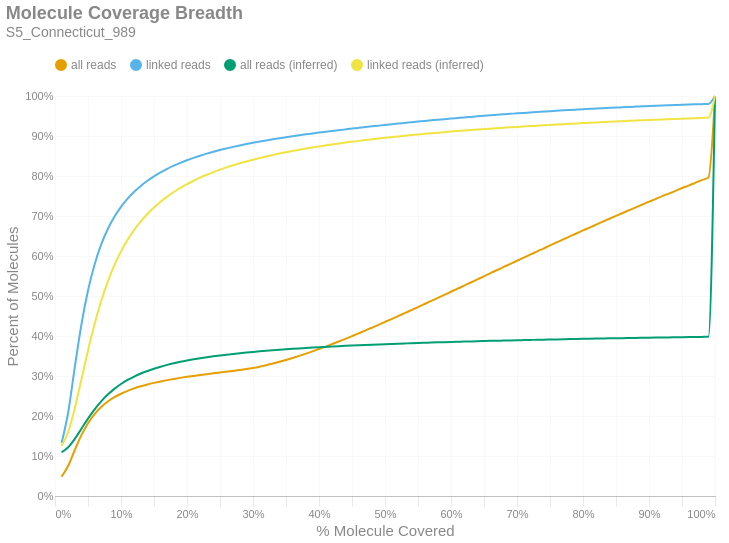

Notebook cell for this chart:
### Markdown cell above
### Molecule Read Coverage
This chart shows molecule coverage breadth as computed by the number of bases aligned to that molecule. In other words, "*how much of each unique long molecule is actually sequenced/aligned?*" Keep in mind there is a distinction between sequences and alignments, since some sequences belonging to a particular molecule may not align well and wouldn't appear in the alignment data. This chart also shows molecule coverage breadth as computed by the *inferred fragment* from which the aligned sequences originate. Unlike read coverage, this calculation takes into account the total insert size, including unsequenced gaps between the forward and reverse reads. Like the previous figures, these are cumulative percents.

### Code cell
if SKIPLR:
    print_html(f"Skipped")
else:
    binned_df = consolidated_hist(valids['coverage_bp'], mask, 0.01, True)
    binned_df_inf = consolidated_hist(valids['coverage_inserts'], mask, 0.01, True)
    binned_df = binned_df.with_columns(pl.lit(binned_df_inf['all reads (cumsum)']).alias('all reads (inferred)'))
    binned_df = binned_df.with_columns(pl.lit(binned_df_inf['linked reads (cumsum)']).alias('linked reads (inferred)'))
    binned_df = binned_df.with_columns(
        (pl.col('bin').cast(pl.Float64) + 0.01).alias('right_edge')
    )

    with SafeRender(binned_df):
        (
            density_plot(binned_df, 'Molecule Coverage Breadth', samplename, 'molcov', ['all reads (inferred)','linked reads (inferred)'])
            .encode(
                #x=alt.X('bin:Q', title="% Molecule Covered").axis(format = '%').scale(padding=0),
                x=alt.X('right_edge:Q', title="% Molecule Covered").axis(format='%').scale(padding=0),
                y=alt.Y('value:Q', title='Percent of Molecules')
                    .axis(format='%')
                    .stack(False)
                    .scale(domainMin=0, padding=0),
                color=alt.Color("key:N").scale(domain = ["all reads", "linked reads", "all reads (inferred)", "linked reads (inferred)"]),
                tooltip = [
                    alt.Tooltip("key:N", title = "Data Type"),
                    alt.Tooltip("range_label:N", title="% Molecule Covered"),
                    alt.Tooltip("value:Q", format = ".2%", title="% Molecules")
                ]
            )
        ).display()

### Figure 1 — Vega-Lite specification as saved in the notebook (floating-point values rounded to 4 significant figures)
{"width": "container", "height": 400, "config": {"title": {"anchor": "start", "dy": -15, "fontSize": 18, "color": "#888888", "subtitleColor": "#888888", "subtitleFontSize": 14}, "arc": {"fill": "#0072B2"}, "axis": {"domainColor": "#888888", "domainWidth": 0.5, "gridWidth": 0.2, "grid": false, "titleFontWeight": 400, "titleFontSize": 15, "labelFontSize": 11, "labelColor": "#888888", "tickColor": "#888888", "tickWidth": 0.2, "titleColor": "#888888"}, "axisBand": {"grid": false}, "axisX": {"grid": true, "tickSize": 10, "domainCap": "round"}, "axisY": {"domain": false, "grid": true, "tickSize": 0, "domainCap": "round"}, "background": "transparent", "header": {"labelFontSize": 15, "labelColor": "#888888", "titleFontSize": 15, "titleFontWeight": 600, "titleColor": "#888888"}, "legend": {"labelFont": "sans-serif", "labelFontSize": 12, "labelColor": "#888888", "symbolSize": 100, "symbolType": "circle", "titleFontSize": 12, "titlePadding": 10, "titleColor": "#888888", "title": null, "orient": "top"}, "range": {"category": ["#E69F00", "#56B4E9", "#009E73", "#F0E442", "#0072B2", "#D55E00", "#CC79A7", "#000000"], "diverging": ["#cfe8f3", "#a2d4ec", "#73bfe2", "#46abdb", "#1696d2", "#12719e"]}, "area": {"fill": "#0072B2", "fillOpacity": 0.7, "line": true, "strokeOpacity": 0.7}, "line": {"color": "#0072B2", "stroke": "#0072B2", "strokeWidth": 2}, "trail": {"color": "#0072B2", "stroke": "#0072B2", "strokeWidth": 0, "size": 1}, "point": {"filled": true, "fillOpacity": 1.0, "size": 95}, "text": {"color": "#888888", "fontSize": 11, "align": "right", "fontWeight": 400, "size": 11}, "bar": {"fill": "#0072B2", "stroke": null}, "view": {"stroke": null, "continuousWidth": 660, "continuousHeight": 400}}, "data": {"name": "data-1bc3ae5eef2c75c708f3c48a7d7edd24"}, "mark": {"type": "line", "interpolate": "monotone", "point": {"opacity": 0, "size": 275}}, "encoding": {"color": {"field": "key", "scale": {"domain": ["all reads", "linked reads", "all reads (inferred)", "linked reads (inferred)"]}, "type": "nominal"}, "tooltip": [{"field": "key", "title": "Data Type", "type": "nominal"}, {"field": "range_label", "title": "% Molecule Covered", "type": "nominal"}, {"field": "value", "format": ".2%", "title": "% Molecules", "type": "quantitative"}], "x": {"axis": {"format": "%"}, "field": "right_edge", "scale": {"padding": 0}, "title": "% Molecule Covered", "type": "quantitative"}, "y": {"axis": {"format": "%"}, "field": "value", "scale": {"domainMin": 0, "padding": 0}, "stack": false, "title": "Percent of Molecules", "type": "quantitative"}}, "params": [{"name": "param_c36ac31b6afebe62", "select": {"type": "point", "fields": ["key"]}, "bind": "legend"}], "title": {"text": "Molecule Coverage Breadth", "subtitle": "S5_Connecticut_989"}, "transform": [{"fold": ["all reads (cumsum)", "linked reads (cumsum)", "all reads (inferred)", "linked reads (inferred)"]}, {"calculate": "replace(datum.key, ' (cumsum)', '')", "as": "key"}, {"filter": {"param": "param_c36ac31b6afebe62"}}], "usermeta": {"embedOptions": {"downloadFileName": "S5_Connecticut_989.molcov"}}, "$schema": "https://vega.github.io/schema/vega-lite/v6.1.0.json", "datasets": {"data-1bc3ae5eef2c75c708f3c48a7d7edd24": [{"bin": "0.0", "interval": "0.0-0.01", "all reads": 0.04808, "linked reads": 0.1324, "all reads (cumsum)": 0.04808, "linked reads (cumsum)": 0.1324, "range_label": "0.0-0.01", "all reads (inferred)": 0.1091, "linked reads (inferred)": 0.1249, "right_edge": 0.01}, {"bin": "0.01", "interval": "0.01-0.02", "all reads": 0.02739, "linked reads": 0.07702, "all reads (cumsum)": 0.07546, "linked reads (cumsum)": 0.2095, "range_label": "0.01-0.02", "all reads (inferred)": 0.1219, "linked reads (inferred)": 0.1601, "right_edge": 0.02}, {"bin": "0.02", "interval": "0.02-0.03", "all reads": 0.03958, "linked reads": 0.1128, "all reads (cumsum)": 0.115, "linked reads (cumsum)": 0.3222, "range_label": "0.02-0.03", "all reads (inferred)": 0.1429, "linked reads (inferred)": 0.2193, "right_edge": 0.03}, {"bin": "0.03", "interval": "0.03-0.04", "all reads": 0.03719, "linked reads": 0.1061, "all reads (cumsum)": 0.1522, "linked reads (cumsum)": 0.4284, "range_label": "0.03-0.04", "all reads (inferred)": 0.1681, "linked reads (inferred)": 0.2912, "right_edge": 0.04}, {"bin": "0.04", "interval": "0.04-0.05", "all reads": 0.02982, "linked reads": 0.08521, "all reads (cumsum)": 0.1821, "linked reads (cumsum)": 0.5136, "range_label": "0.04-0.05", "all reads (inferred)": 0.1934, "linked reads (inferred)": 0.3635, "right_edge": 0.05}, {"bin": "0.05", "interval": "0.05-0.06", "all reads": 0.02291, "linked reads": 0.06535, "all reads (cumsum)": 0.205, "linked reads (cumsum)": 0.5789, "range_label": "0.05-0.06", "all reads (inferred)": 0.2165, "linked reads (inferred)": 0.4298, "right_edge": 0.06}, {"bin": "0.06", "interval": "0.06-0.07", "all reads": 0.01756, "linked reads": 0.05004, "all reads (cumsum)": 0.2225, "linked reads (cumsum)": 0.629, "range_label": "0.06-0.07", "all reads (inferred)": 0.2366, "linked reads (inferred)": 0.4875, "right_edge": 0.07}, {"bin": "0.07", "interval": "0.07-0.08", "all reads": 0.01358, "linked reads": 0.03861, "all reads (cumsum)": 0.2361, "linked reads (cumsum)": 0.6676, "range_label": "0.07-0.08", "all reads (inferred)": 0.2536, "linked reads (inferred)": 0.5361, "right_edge": 0.08}, {"bin": "0.08", "interval": "0.08-0.09", "all reads": 0.0108, "linked reads": 0.03064, "all reads (cumsum)": 0.2469, "linked reads (cumsum)": 0.6982, "range_label": "0.08-0.09", "all reads (inferred)": 0.2678, "linked reads (inferred)": 0.577, "right_edge": 0.09}, {"bin": "0.09", "interval": "0.09-0.1", "all reads": 0.008712, "linked reads": 0.02463, "all reads (cumsum)": 0.2556, "linked reads (cumsum)": 0.7228, "range_label": "0.09-0.1", "all reads (inferred)": 0.2799, "linked reads (inferred)": 0.6116, "right_edge": 0.1}, {"bin": "0.1", "interval": "0.1-0.11", "all reads": 0.007249, "linked reads": 0.02044, "all reads (cumsum)": 0.2629, "linked reads (cumsum)": 0.7433, "range_label": "0.1-0.11", "all reads (inferred)": 0.29, "linked reads (inferred)": 0.6406, "right_edge": 0.11}, {"bin": "0.11", "interval": "0.11-0.12", "all reads": 0.006114, "linked reads": 0.01718, "all reads (cumsum)": 0.269, "linked reads (cumsum)": 0.7605, "range_label": "0.11-0.12", "all reads (inferred)": 0.2987, "linked reads (inferred)": 0.6654, "right_edge": 0.12}, {"bin": "0.12", "interval": "0.12-0.13", "all reads": 0.005243, "linked reads": 0.01475, "all reads (cumsum)": 0.2742, "linked reads (cumsum)": 0.7752, "range_label": "0.12-0.13", "all reads (inferred)": 0.3061, "linked reads (inferred)": 0.6867, "right_edge": 0.13}, {"bin": "0.13", "interval": "0.13-0.14", "all reads": 0.004585, "linked reads": 0.01281, "all reads (cumsum)": 0.2788, "linked reads (cumsum)": 0.788, "range_label": "0.13-0.14", "all reads (inferred)": 0.3126, "linked reads (inferred)": 0.7051, "right_edge": 0.14}, {"bin": "0.14", "interval": "0.14-0.15", "all reads": 0.004015, "linked reads": 0.01115, "all reads (cumsum)": 0.2828, "linked reads (cumsum)": 0.7992, "range_label": "0.14-0.15", "all reads (inferred)": 0.3182, "linked reads (inferred)": 0.7213, "right_edge": 0.15}, {"bin": "0.15", "interval": "0.15-0.16", "all reads": 0.003589, "linked reads": 0.009883, "all reads (cumsum)": 0.2864, "linked reads (cumsum)": 0.809, "range_label": "0.15-0.16", "all reads (inferred)": 0.3233, "linked reads (inferred)": 0.7357, "right_edge": 0.16}, {"bin": "0.16", "interval": "0.16-0.17", "all reads": 0.003248, "linked reads": 0.008862, "all reads (cumsum)": 0.2897, "linked reads (cumsum)": 0.8179, "range_label": "0.16-0.17", "all reads (inferred)": 0.3278, "linked reads (inferred)": 0.7485, "right_edge": 0.17}, {"bin": "0.17", "interval": "0.17-0.18", "all reads": 0.002941, "linked reads": 0.007878, "all reads (cumsum)": 0.2926, "linked reads (cumsum)": 0.8258, "range_label": "0.17-0.18", "all reads (inferred)": 0.3318, "linked reads (inferred)": 0.76, "right_edge": 0.18}, {"bin": "0.18", "interval": "0.18-0.19", "all reads": 0.002708, "linked reads": 0.007098, "all reads (cumsum)": 0.2953, "linked reads (cumsum)": 0.8329, "range_label": "0.18-0.19", "all reads (inferred)": 0.3354, "linked reads (inferred)": 0.7703, "right_edge": 0.19}, {"bin": "0.19", "interval": "0.19-0.2", "all reads": 0.002549, "linked reads": 0.006544, "all reads (cumsum)": 0.2979, "linked reads (cumsum)": 0.8394, "range_label": "0.19-0.2", "all reads (inferred)": 0.3387, "linked reads (inferred)": 0.7796, "right_edge": 0.2}, {"bin": "0.2", "interval": "0.2-0.21", "all reads": 0.002373, "linked reads": 0.005908, "all reads (cumsum)": 0.3002, "linked reads (cumsum)": 0.8453, "range_label": "0.2-0.21", "all reads (inferred)": 0.3416, "linked reads (inferred)": 0.7881, "right_edge": 0.21}, {"bin": "0.21", "interval": "0.21-0.22", "all reads": 0.002254, "linked reads": 0.005457, "all reads (cumsum)": 0.3025, "linked reads (cumsum)": 0.8508, "range_label": "0.21-0.22", "all reads (inferred)": 0.3444, "linked reads (inferred)": 0.7959, "right_edge": 0.22}, {"bin": "0.22", "interval": "0.22-0.23", "all reads": 0.002156, "linked reads": 0.005057, "all reads (cumsum)": 0.3046, "linked reads (cumsum)": 0.8559, "range_label": "0.22-0.23", "all reads (inferred)": 0.3469, "linked reads (inferred)": 0.8031, "right_edge": 0.23}, {"bin": "0.23", "interval": "0.23-0.24", "all reads": 0.002092, "linked reads": 0.00471, "all reads (cumsum)": 0.3067, "linked reads (cumsum)": 0.8606, "range_label": "0.23-0.24", "all reads (inferred)": 0.3492, "linked reads (inferred)": 0.8097, "right_edge": 0.24}, {"bin": "0.24", "interval": "0.24-0.25", "all reads": 0.002036, "linked reads": 0.004419, "all reads (cumsum)": 0.3088, "linked reads (cumsum)": 0.865, "range_label": "0.24-0.25", "all reads (inferred)": 0.3514, "linked reads (inferred)": 0.8158, "right_edge": 0.25}, {"bin": "0.25", "interval": "0.25-0.26", "all reads": 0.001968, "linked reads": 0.004013, "all reads (cumsum)": 0.3107, "linked reads (cumsum)": 0.869, "range_label": "0.25-0.26", "all reads (inferred)": 0.3534, "linked reads (inferred)": 0.8215, "right_edge": 0.26}, {"bin": "0.26", "interval": "0.26-0.27", "all reads": 0.002013, "linked reads": 0.00383, "all reads (cumsum)": 0.3128, "linked reads (cumsum)": 0.8728, "range_label": "0.26-0.27", "all reads (inferred)": 0.3552, "linked reads (inferred)": 0.8268, "right_edge": 0.27}, {"bin": "0.27", "interval": "0.27-0.28", "all reads": 0.002127, "linked reads": 0.003616, "all reads (cumsum)": 0.3149, "linked reads (cumsum)": 0.8764, "range_label": "0.27-0.28", "all reads (inferred)": 0.357, "linked reads (inferred)": 0.8317, "right_edge": 0.28}, {"bin": "0.28", "interval": "0.28-0.29", "all reads": 0.002419, "linked reads": 0.003405, "all reads (cumsum)": 0.3173, "linked reads (cumsum)": 0.8798, "range_label": "0.28-0.29", "all reads (inferred)": 0.3586, "linked reads (inferred)": 0.8364, "right_edge": 0.29}, {"bin": "0.29", "interval": "0.29-0.3", "all reads": 0.002822, "linked reads": 0.003182, "all reads (cumsum)": 0.3201, "linked reads (cumsum)": 0.883, "range_label": "0.29-0.3", "all reads (inferred)": 0.3602, "linked reads (inferred)": 0.8408, "right_edge": 0.3}, {"bin": "0.3", "interval": "0.3-0.31", "all reads": 0.003247, "linked reads": 0.003043, "all reads (cumsum)": 0.3234, "linked reads (cumsum)": 0.8861, "range_label": "0.3-0.31", "all reads (inferred)": 0.3616, "linked reads (inferred)": 0.8449, "right_edge": 0.31}, {"bin": "0.31", "interval": "0.31-0.32", "all reads": 0.003684, "linked reads": 0.00294, "all reads (cumsum)": 0.3271, "linked reads (cumsum)": 0.889, "range_label": "0.31-0.32", "all reads (inferred)": 0.363, "linked reads (inferred)": 0.8488, "right_edge": 0.32}, {"bin": "0.32", "interval": "0.32-0.33", "all reads": 0.004022, "linked reads": 0.002769, "all reads (cumsum)": 0.3311, "linked reads (cumsum)": 0.8918, "range_label": "0.32-0.33", "all reads (inferred)": 0.3643, "linked reads (inferred)": 0.8526, "right_edge": 0.33}, {"bin": "0.33", "interval": "0.33-0.34", "all reads": 0.004353, "linked reads": 0.002645, "all reads (cumsum)": 0.3354, "linked reads (cumsum)": 0.8944, "range_label": "0.33-0.34", "all reads (inferred)": 0.3656, "linked reads (inferred)": 0.8561, "right_edge": 0.34}, {"bin": "0.34", "interval": "0.34-0.35", "all reads": 0.004656, "linked reads": 0.002556, "all reads (cumsum)": 0.3401, "linked reads (cumsum)": 0.897, "range_label": "0.34-0.35", "all reads (inferred)": 0.3668, "linked reads (inferred)": 0.8594, "right_edge": 0.35}, {"bin": "0.35", "interval": "0.35-0.36", "all reads": 0.004978, "linked reads": 0.002444, "all reads (cumsum)": 0.3451, "linked reads (cumsum)": 0.8994, "range_label": "0.35-0.36", "all reads (inferred)": 0.3679, "linked reads (inferred)": 0.8626, "right_edge": 0.36}, {"bin": "0.36", "interval": "0.36-0.37", "all reads": 0.005238, "linked reads": 0.002384, "all reads (cumsum)": 0.3503, "linked reads (cumsum)": 0.9018, "range_label": "0.36-0.37", "all reads (inferred)": 0.369, "linked reads (inferred)": 0.8657, "right_edge": 0.37}, {"bin": "0.37", "interval": "0.37-0.38", "all reads": 0.005507, "linked reads": 0.002298, "all reads (cumsum)": 0.3558, "linked reads (cumsum)": 0.9041, "range_label": "0.37-0.38", "all reads (inferred)": 0.37, "linked reads (inferred)": 0.8686, "right_edge": 0.38}, {"bin": "0.38", "interval": "0.38-0.39", "all reads": 0.005686, "linked reads": 0.002204, "all reads (cumsum)": 0.3615, "linked reads (cumsum)": 0.9063, "range_label": "0.38-0.39", "all reads (inferred)": 0.371, "linked reads (inferred)": 0.8713, "right_edge": 0.39}, {"bin": "0.39", "interval": "0.39-0.4", "all reads": 0.006061, "linked reads": 0.002182, "all reads (cumsum)": 0.3676, "linked reads (cumsum)": 0.9085, "range_label": "0.39-0.4", "all reads (inferred)": 0.3719, "linked reads (inferred)": 0.874, "right_edge": 0.4}, {"bin": "0.4", "interval": "0.4-0.41", "all reads": 0.006017, "linked reads": 0.002081, "all reads (cumsum)": 0.3736, "linked reads (cumsum)": 0.9106, "range_label": "0.4-0.41", "all reads (inferred)": 0.3728, "linked reads (inferred)": 0.8765, "right_edge": 0.41}, {"bin": "0.41", "interval": "0.41-0.42", "all reads": 0.006304, "linked reads": 0.002045, "all reads (cumsum)": 0.3799, "linked reads (cumsum)": 0.9126, "range_label": "0.41-0.42", "all reads (inferred)": 0.3737, "linked reads (inferred)": 0.879, "right_edge": 0.42}, {"bin": "0.42", "interval": "0.42-0.43", "all reads": 0.006437, "linked reads": 0.00198, "all reads (cumsum)": 0.3863, "linked reads (cumsum)": 0.9146, "range_label": "0.42-0.43", "all reads (inferred)": 0.3745, "linked reads (inferred)": 0.8813, "right_edge": 0.43}, {"bin": "0.43", "interval": "0.43-0.44", "all reads": 0.006546, "linked reads": 0.001961, "all reads (cumsum)": 0.3929, "linked reads (cumsum)": 0.9166, "range_label": "0.43-0.44", "all reads (inferred)": 0.3753, "linked reads (inferred)": 0.8836, "right_edge": 0.44}, {"bin": "0.44", "interval": "0.44-0.45", "all reads": 0.006818, "linked reads": 0.001941, "all reads (cumsum)": 0.3997, "linked reads (cumsum)": 0.9185, "range_label": "0.44-0.45", "all reads (inferred)": 0.3761, "linked reads (inferred)": 0.8857, "right_edge": 0.45}, {"bin": "0.45", "interval": "0.45-0.46", "all reads": 0.006866, "linked reads": 0.001886, "all reads (cumsum)": 0.4065, "linked reads (cumsum)": 0.9204, "range_label": "0.45-0.46", "all reads (inferred)": 0.3768, "linked reads (inferred)": 0.8878, "right_edge": 0.46}, {"bin": "0.46", "interval": "0.46-0.47", "all reads": 0.006966, "linked reads": 0.00186, "all reads (cumsum)": 0.4135, "linked reads (cumsum)": 0.9222, "range_label": "0.46-0.47", "all reads (inferred)": 0.3776, "linked reads (inferred)": 0.8898, "right_edge": 0.47}, {"bin": "0.47", "interval": "0.47-0.48", "all reads": 0.007188, "linked reads": 0.00188, "all reads (cumsum)": 0.4207, "linked reads (cumsum)": 0.9241, "range_label": "0.47-0.48", "all reads (inferred)": 0.3782, "linked reads (inferred)": 0.8918, "right_edge": 0.48}, {"bin": "0.48", "interval": "0.48-0.49", "all reads": 0.006921, "linked reads": 0.001809, "all reads (cumsum)": 0.4276, "linked reads (cumsum)": 0.9259, "range_label": "0.48-0.49", "all reads (inferred)": 0.3789, "linked reads (inferred)": 0.8936, "right_edge": 0.49}, {"bin": "0.49", "interval": "0.49-0.5", "all reads": 0.007785, "linked reads": 0.001779, "all reads (cumsum)": 0.4354, "linked reads (cumsum)": 0.9277, "range_label": "0.49-0.5", "all reads (inferred)": 0.3796, "linked reads (inferred)": 0.8955, "right_edge": 0.5}, {"bin": "0.5", "interval": "0.5-0.51", "all reads": 0.006778, "linked reads": 0.001717, "all reads (cumsum)": 0.4422, "linked reads (cumsum)": 0.9294, "range_label": "0.5-0.51", "all reads (inferred)": 0.3802, "linked reads (inferred)": 0.8973, "right_edge": 0.51}, {"bin": "0.51", "interval": "0.51-0.52", "all reads": 0.007667, "linked reads": 0.001718, "all reads (cumsum)": 0.4498, "linked reads (cumsum)": 0.9311, "range_label": "0.51-0.52", "all reads (inferred)": 0.3808, "linked reads (inferred)": 0.899, "right_edge": 0.52}, {"bin": "0.52", "interval": "0.52-0.53", "all reads": 0.007353, "linked reads": 0.001605, "all reads (cumsum)": 0.4572, "linked reads (cumsum)": 0.9328, "range_label": "0.52-0.53", "all reads (inferred)": 0.3814, "linked reads (inferred)": 0.9006, "right_edge": 0.53}, {"bin": "0.53", "interval": "0.53-0.54", "all reads": 0.007598, "linked reads": 0.00167, "all reads (cumsum)": 0.4648, "linked reads (cumsum)": 0.9344, "range_label": "0.53-0.54", "all reads (inferred)": 0.382, "linked reads (inferred)": 0.9023, "right_edge": 0.54}, {"bin": "0.54", "interval": "0.54-0.55", "all reads": 0.007438, "linked reads": 0.00157, "all reads (cumsum)": 0.4722, "linked reads (cumsum)": 0.936, "range_label": "0.54-0.55", "all reads (inferred)": 0.3825, "linked reads (inferred)": 0.9038, "right_edge": 0.55}, {"bin": "0.55", "interval": "0.55-0.56", "all reads": 0.007715, "linked reads": 0.001569, "all reads (cumsum)": 0.48, "linked reads (cumsum)": 0.9376, "range_label": "0.55-0.56", "all reads (inferred)": 0.3831, "linked reads (inferred)": 0.9053, "right_edge": 0.56}, {"bin": "0.56", "interval": "0.56-0.57", "all reads": 0.007662, "linked reads": 0.001586, "all reads (cumsum)": 0.4876, "linked reads (cumsum)": 0.9391, "range_label": "0.56-0.57", "all reads (inferred)": 0.3836, "linked reads (inferred)": 0.9068, "right_edge": 0.57}, {"bin": "0.57", "interval": "0.57-0.58", "all reads": 0.007507, "linked reads": 0.001508, "all reads (cumsum)": 0.4951, "linked reads (cumsum)": 0.9407, "range_label": "0.57-0.58", "all reads (inferred)": 0.3841, "linked reads (inferred)": 0.9083, "right_edge": 0.58}, {"bin": "0.58", "interval": "0.58-0.59", "all reads": 0.007726, "linked reads": 0.001484, "all reads (cumsum)": 0.5028, "linked reads (cumsum)": 0.9421, "range_label": "0.58-0.59", "all reads (inferred)": 0.3846, "linked reads (inferred)": 0.9096, "right_edge": 0.59}, {"bin": "0.59", "interval": "0.59-0.6", "all reads": 0.007838, "linked reads": 0.001445, "all reads (cumsum)": 0.5107, "linked reads (cumsum)": 0.9436, "range_label": "0.59-0.6", "all reads (inferred)": 0.3851, "linked reads (inferred)": 0.911, "right_edge": 0.6}, {"bin": "0.6", "interval": "0.6-0.61", "all reads": 0.007528, "linked reads": 0.001404, "all reads (cumsum)": 0.5182, "linked reads (cumsum)": 0.945, "range_label": "0.6-0.61", "all reads (inferred)": 0.3856, "linked reads (inferred)": 0.9123, "right_edge": 0.61}, {"bin": "0.61", "interval": "0.61-0.62", "all reads": 0.007916, "linked reads": 0.001395, "all reads (cumsum)": 0.5261, "linked reads (cumsum)": 0.9464, "range_label": "0.61-0.62", "all reads (inferred)": 0.3861, "linked reads (inferred)": 0.9136, "right_edge": 0.62}, {"bin": "0.62", "interval": "0.62-0.63", "all reads": 0.007688, "linked reads": 0.001351, "all reads (cumsum)": 0.5338, "linked reads (cumsum)": 0.9477, "range_label": "0.62-0.63", "all reads (inferred)": 0.3865, "linked reads (inferred)": 0.9149, "right_edge": 0.63}, {"bin": "0.63", "interval": "0.63-0.64", "all reads": 0.007741, "linked reads": 0.001359, "all reads (cumsum)": 0.5416, "linked reads (cumsum)": 0.9491, "range_label": "0.63-0.64", "all reads (inferred)": 0.387, "linked reads (inferred)": 0.9161, "right_edge": 0.64}, {"bin": "0.64", "interval": "0.64-0.65", "all reads": 0.007704, "linked reads": 0.001309, "all reads (cumsum)": 0.5493, "linked reads (cumsum)": 0.9504, "range_label": "0.64-0.65", "all reads (inferred)": 0.3874, "linked reads (inferred)": 0.9173, "right_edge": 0.65}, {"bin": "0.65", "interval": "0.65-0.66", "all reads": 0.008024, "linked reads": 0.001346, "all reads (cumsum)": 0.5573, "linked reads (cumsum)": 0.9517, "range_label": "0.65-0.66", "all reads (inferred)": 0.3878, "linked reads (inferred)": 0.9184, "right_edge": 0.66}, {"bin": "0.66", "interval": "0.66-0.67", "all reads": 0.007657, "linked reads": 0.001225, "all reads (cumsum)": 0.5649, "linked reads (cumsum)": 0.953, "range_label": "0.66-0.67", "all reads (inferred)": 0.3882, "linked reads (inferred)": 0.9195, "right_edge": 0.67}, {"bin": "0.67", "interval": "0.67-0.68", "all reads": 0.007761, "linked reads": 0.001252, "all reads (cumsum)": 0.5727, "linked reads (cumsum)": 0.9542, "range_label": "0.67-0.68", "all reads (inferred)": 0.3886, "linked reads (inferred)": 0.9206, "right_edge": 0.68}, {"bin": "0.68", "interval": "0.68-0.69", "all reads": 0.007629, "linked reads": 0.001159, "all reads (cumsum)": 0.5803, "linked reads (cumsum)": 0.9554, "range_label": "0.68-0.69", "all reads (inferred)": 0.389, "linked reads (inferred)": 0.9217, "right_edge": 0.69}, {"bin": "0.69", "interval": "0.69-0.7", "all reads": 0.007824, "linked reads": 0.001184, "all reads (cumsum)": 0.5882, "linked reads (cumsum)": 0.9566, "range_label": "0.69-0.7", "all reads (inferred)": 0.3894, "linked reads (inferred)": 0.9228, "right_edge": 0.7}, {"bin": "0.7", "interval": "0.7-0.71", "all reads": 0.007619, "linked reads": 0.001151, "all reads (cumsum)": 0.5958, "linked reads (cumsum)": 0.9577, "range_label": "0.7-0.71", "all reads (inferred)": 0.3898, "linked reads (inferred)": 0.9238, "right_edge": 0.71}, {"bin": "0.71", "interval": "0.71-0.72", "all reads": 0.0076, "linked reads": 0.001112, "all reads (cumsum)": 0.6034, "linked reads (cumsum)": 0.9588, "range_label": "0.71-0.72", "all reads (inferred)": 0.3901, "linked reads (inferred)": 0.9248, "right_edge": 0.72}, {"bin": "0.72", "interval": "0.72-0.73", "all reads": 0.007751, "linked reads": 0.00112, "all reads (cumsum)": 0.6111, "linked reads (cumsum)": 0.96, "range_label": "0.72-0.73", "all reads (inferred)": 0.3905, "linked reads (inferred)": 0.9258, "right_edge": 0.73}, {"bin": "0.73", "interval": "0.73-0.74", "all reads": 0.0075, "linked reads": 0.001082, "all reads (cumsum)": 0.6186, "linked reads (cumsum)": 0.961, "range_label": "0.73-0.74", "all reads (inferred)": 0.3909, "linked reads (inferred)": 0.9267, "right_edge": 0.74}, {"bin": "0.74", "interval": "0.74-0.75", "all reads": 0.007959, "linked reads": 0.001093, "all reads (cumsum)": 0.6266, "linked reads (cumsum)": 0.9621, "range_label": "0.74-0.75", "all reads (inferred)": 0.3912, "linked reads (inferred)": 0.9277, "right_edge": 0.75}, {"bin": "0.75", "interval": "0.75-0.76", "all reads": 0.007375, "linked reads": 0.001041, "all reads (cumsum)": 0.634, "linked reads (cumsum)": 0.9632, "range_label": "0.75-0.76", "all reads (inferred)": 0.3916, "linked reads (inferred)": 0.9287, "right_edge": 0.76}, {"bin": "0.76", "interval": "0.76-0.77", "all reads": 0.007495, "linked reads": 0.0009985, "all reads (cumsum)": 0.6415, "linked reads (cumsum)": 0.9642, "range_label": "0.76-0.77", "all reads (inferred)": 0.3919, "linked reads (inferred)": 0.9296, "right_edge": 0.77}, {"bin": "0.77", "interval": "0.77-0.78", "all reads": 0.007422, "linked reads": 0.0009606, "all reads (cumsum)": 0.6489, "linked reads (cumsum)": 0.9651, "range_label": "0.77-0.78", "all reads (inferred)": 0.3922, "linked reads (inferred)": 0.9304, "right_edge": 0.78}, {"bin": "0.78", "interval": "0.78-0.79", "all reads": 0.007402, "linked reads": 0.0009424, "all reads (cumsum)": 0.6563, "linked reads (cumsum)": 0.9661, "range_label": "0.78-0.79", "all reads (inferred)": 0.3925, "linked reads (inferred)": 0.9314, "right_edge": 0.79}, {"bin": "0.79", "interval": "0.79-0.8", "all reads": 0.007754, "linked reads": 0.0009366, "all reads (cumsum)": 0.664, "linked reads (cumsum)": 0.967, "range_label": "0.79-0.8", "all reads (inferred)": 0.3929, "linked reads (inferred)": 0.9322, "right_edge": 0.8}, {"bin": "0.8", "interval": "0.8-0.81", "all reads": 0.007085, "linked reads": 0.0008534, "all reads (cumsum)": 0.6711, "linked reads (cumsum)": 0.9679, "range_label": "0.8-0.81", "all reads (inferred)": 0.3932, "linked reads (inferred)": 0.9331, "right_edge": 0.81}, {"bin": "0.81", "interval": "0.81-0.82", "all reads": 0.007314, "linked reads": 0.0008865, "all reads (cumsum)": 0.6784, "linked reads (cumsum)": 0.9687, "range_label": "0.81-0.82", "all reads (inferred)": 0.3935, "linked reads (inferred)": 0.9339, "right_edge": 0.82}, {"bin": "0.82", "interval": "0.82-0.83", "all reads": 0.007403, "linked reads": 0.0008604, "all reads (cumsum)": 0.6858, "linked reads (cumsum)": 0.9696, "range_label": "0.82-0.83", "all reads (inferred)": 0.3938, "linked reads (inferred)": 0.9347, "right_edge": 0.83}, {"bin": "0.83", "interval": "0.83-0.84", "all reads": 0.007306, "linked reads": 0.0008267, "all reads (cumsum)": 0.6931, "linked reads (cumsum)": 0.9704, "range_label": "0.83-0.84", "all reads (inferred)": 0.3941, "linked reads (inferred)": 0.9355, "right_edge": 0.84}, {"bin": "0.84", "interval": "0.84-0.85", "all reads": 0.007143, "linked reads": 0.0007733, "all reads (cumsum)": 0.7003, "linked reads (cumsum)": 0.9712, "range_label": "0.84-0.85", "all reads (inferred)": 0.3944, "linked reads (inferred)": 0.9363, "right_edge": 0.85}, {"bin": "0.85", "interval": "0.85-0.86", "all reads": 0.007219, "linked reads": 0.0007921, "all reads (cumsum)": 0.7075, "linked reads (cumsum)": 0.972, "range_label": "0.85-0.86", "all reads (inferred)": 0.3947, "linked reads (inferred)": 0.9371, "right_edge": 0.86}, {"bin": "0.86", "interval": "0.86-0.87", "all reads": 0.007009, "linked reads": 0.0007535, "all reads (cumsum)": 0.7145, "linked reads (cumsum)": 0.9728, "range_label": "0.86-0.87", "all reads (inferred)": 0.395, "linked reads (inferred)": 0.9379, "right_edge": 0.87}, {"bin": "0.87", "interval": "0.87-0.88", "all reads": 0.007172, "linked reads": 0.0007253, "all reads (cumsum)": 0.7217, "linked reads (cumsum)": 0.9735, "range_label": "0.87-0.88", "all reads (inferred)": 0.3952, "linked reads (inferred)": 0.9386, "right_edge": 0.88}, {"bin": "0.88", "interval": "0.88-0.89", "all reads": 0.006965, "linked reads": 0.0007065, "all reads (cumsum)": 0.7287, "linked reads (cumsum)": 0.9742, "range_label": "0.88-0.89", "all reads (inferred)": 0.3955, "linked reads (inferred)": 0.9393, "right_edge": 0.89}, {"bin": "0.89", "interval": "0.89-0.9", "all reads": 0.007121, "linked reads": 0.0007147, "all reads (cumsum)": 0.7358, "linked reads (cumsum)": 0.9749, "range_label": "0.89-0.9", "all reads (inferred)": 0.3958, "linked reads (inferred)": 0.94, "right_edge": 0.9}, {"bin": "0.9", "interval": "0.9-0.91", "all reads": 0.006572, "linked reads": 0.0006591, "all reads (cumsum)": 0.7423, "linked reads (cumsum)": 0.9756, "range_label": "0.9-0.91", "all reads (inferred)": 0.396, "linked reads (inferred)": 0.9407, "right_edge": 0.91}, {"bin": "0.91", "interval": "0.91-0.92", "all reads": 0.007422, "linked reads": 0.0006473, "all reads (cumsum)": 0.7498, "linked reads (cumsum)": 0.9762, "range_label": "0.91-0.92", "all reads (inferred)": 0.3963, "linked reads (inferred)": 0.9414, "right_edge": 0.92}, {"bin": "0.92", "interval": "0.92-0.93", "all reads": 0.006279, "linked reads": 0.0006218, "all reads (cumsum)": 0.756, "linked reads (cumsum)": 0.9768, "range_label": "0.92-0.93", "all reads (inferred)": 0.3965, "linked reads (inferred)": 0.942, "right_edge": 0.93}, {"bin": "0.93", "interval": "0.93-0.94", "all reads": 0.006801, "linked reads": 0.000602, "all reads (cumsum)": 0.7628, "linked reads (cumsum)": 0.9774, "range_label": "0.93-0.94", "all reads (inferred)": 0.3968, "linked reads (inferred)": 0.9427, "right_edge": 0.94}, {"bin": "0.94", "interval": "0.94-0.95", "all reads": 0.007268, "linked reads": 0.0005872, "all reads (cumsum)": 0.7701, "linked reads (cumsum)": 0.978, "range_label": "0.94-0.95", "all reads (inferred)": 0.397, "linked reads (inferred)": 0.9433, "right_edge": 0.95}, {"bin": "0.95", "interval": "0.95-0.96", "all reads": 0.005918, "linked reads": 0.0005525, "all reads (cumsum)": 0.776, "linked reads (cumsum)": 0.9786, "range_label": "0.95-0.96", "all reads (inferred)": 0.3973, "linked reads (inferred)": 0.944, "right_edge": 0.96}, {"bin": "0.96", "interval": "0.96-0.97", "all reads": 0.006894, "linked reads": 0.0005243, "all reads (cumsum)": 0.7829, "linked reads (cumsum)": 0.9791, "range_label": "0.96-0.97", "all reads (inferred)": 0.3975, "linked reads (inferred)": 0.9446, "right_edge": 0.97}, {"bin": "0.97", "interval": "0.97-0.98", "all reads": 0.006888, "linked reads": 0.0005073, "all reads (cumsum)": 0.7898, "linked reads (cumsum)": 0.9796, "range_label": "0.97-0.98", "all reads (inferred)": 0.3978, "linked reads (inferred)": 0.9453, "right_edge": 0.98}, {"bin": "0.98", "interval": "0.98-0.99", "all reads": 0.006265, "linked reads": 0.0005319, "all reads (cumsum)": 0.7961, "linked reads (cumsum)": 0.9801, "range_label": "0.98-0.99", "all reads (inferred)": 0.3981, "linked reads (inferred)": 0.9459, "right_edge": 0.99}, {"bin": "0.99", "interval": "0.99-1.0", "all reads": 0.2039, "linked reads": 0.01987, "all reads (cumsum)": 1.0, "linked reads (cumsum)": 1.0, "range_label": "0.99-1.0", "all reads (inferred)": 1.0, "linked reads (inferred)": 1.0, "right_edge": 1.0}]}}
